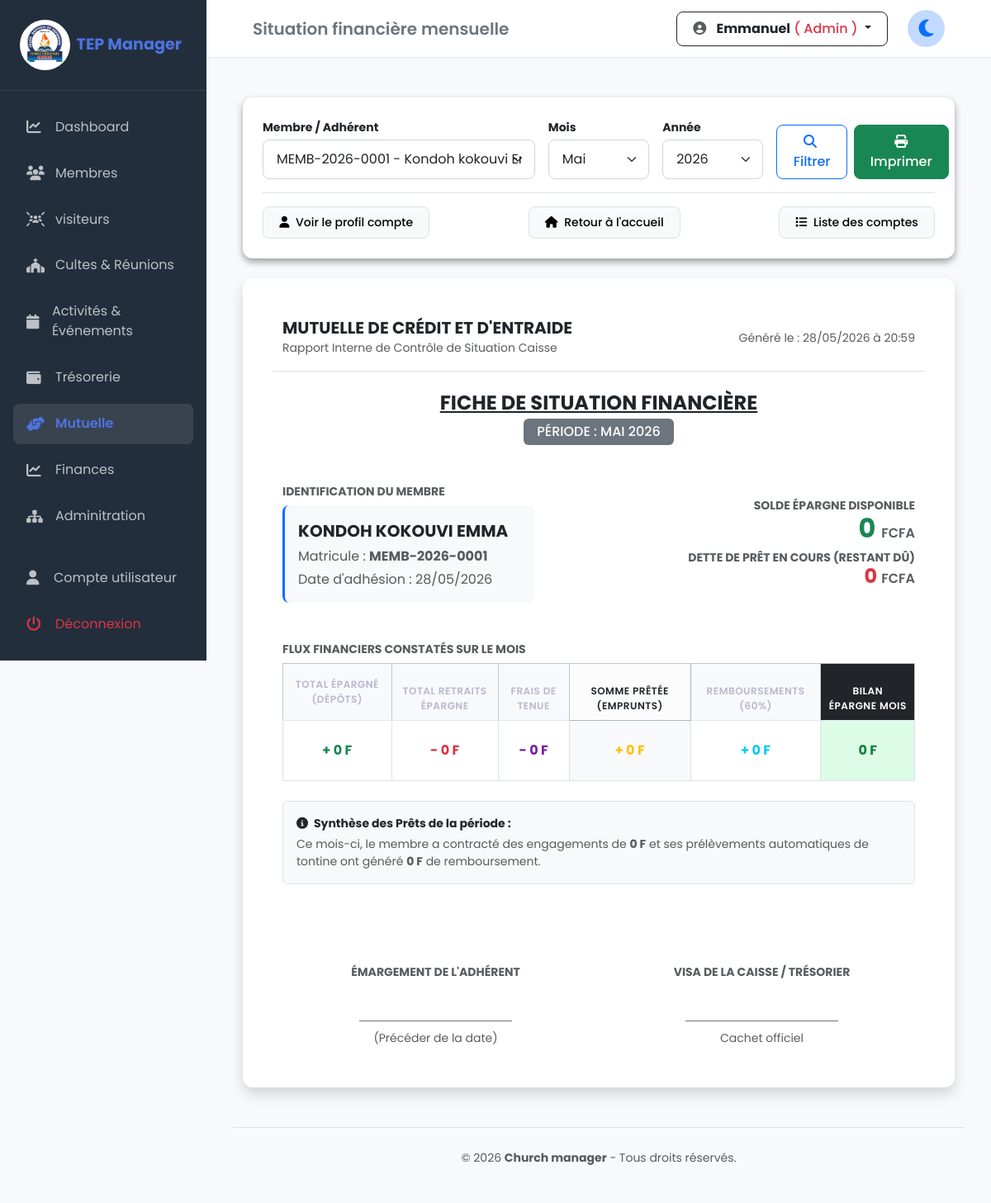
The app's page /mutuelle/fiche_mensuelle.php?compte_id=4 (signed in) with its own data.
### tables this page shows
CREATE TABLE IF NOT EXISTS `mutuelle_comptes` (
  `id` int NOT NULL AUTO_INCREMENT,
  `membre_id` int NOT NULL,
  `date_adhesion` date NOT NULL,
  `mise_journaliere` decimal(15,2) NOT NULL DEFAULT '0.00',
  `frais_tenue_mensuel` decimal(15,2) GENERATED ALWAYS AS ((`mise_journaliere` / 2)) STORED,
  `solde_tontine` decimal(15,2) DEFAULT '0.00',
  `solde_social` decimal(15,2) DEFAULT '0.00',
  `statut` enum('ACTIF','INACTIF','SUSPENDU') DEFAULT 'ACTIF',
  `created_at` timestamp NULL DEFAULT CURRENT_TIMESTAMP,
  PRIMARY KEY (`id`),
  UNIQUE KEY `unique_membre` (`membre_id`)
);

CREATE TABLE IF NOT EXISTS `membres` (
  `id` int NOT NULL AUTO_INCREMENT,
  `matricule` varchar(20) NOT NULL,
  `nom` varchar(100) NOT NULL,
  `prenoms` varchar(150) NOT NULL,
  `sexe` enum('Masculin','Feminin') NOT NULL,
  `date_naissance` date DEFAULT NULL,
  `lieu_naissance` varchar(100) DEFAULT NULL,
  `profession` varchar(100) DEFAULT NULL,
  `eglise_provenance` varchar(150) DEFAULT NULL,
  `date_arrivee` date DEFAULT NULL,
  `baptise` tinyint(1) DEFAULT '0',
  `date_bapteme` date DEFAULT NULL,
  `lieu_bapteme` varchar(150) DEFAULT NULL,
  `engagement_moral` tinyint(1) DEFAULT '0',
  `groupe_action` enum('Hommes','Femmes','Jeunesses','Enfants') DEFAULT NULL,
  `qualite` enum('Membre','Ami','Enfant') DEFAULT NULL,
  `statut_membre` enum('Actif','Inactif','Abandon','Depart') DEFAULT 'Actif',
  `telephone1` varchar(20) DEFAULT NULL,
  `telephone2` varchar(20) DEFAULT NULL,
  `email` varchar(100) DEFAULT NULL,
  `quartier` varchar(100) DEFAULT NULL,
  `situation_matrimoniale` enum('Marié(e)','Célibataire','Veuf(ve)','Divorcé(e)') DEFAULT 'Célibataire',
  `date_mariage` date DEFAULT NULL,
  `lieu_mariage` varchar(150) DEFAULT NULL,
  `nom_conjoint` varchar(200) DEFAULT NULL,
  `nombre_enfants` int DEFAULT '0',
  `photo` varchar(255) DEFAULT NULL,
  `commentaire` text,
  `date_enregistrement` timestamp NULL DEFAULT CURRENT_TIMESTAMP,
  `utilisateur_id` int DEFAULT NULL,
  PRIMARY KEY (`id`),
  UNIQUE KEY `matricule` (`matricule`),
  KEY `utilisateur_id` (`utilisateur_id`)
);

### mutuelle/fiche_mensuelle.php (the view, shortened to what this page needs)
<?php
require_once "../config/database.php";
$compte_id = isset($_GET['compte_id']) ? (int)$_GET['compte_id'] : null;
$mois = isset($_GET['mois']) ? (int)$_GET['mois'] : (int)date('m');
$annee = isset($_GET['annee']) ? (int)$_GET['annee'] : (int)date('Y');
$membre = null;
$statsMois = [
    'total_depot' => 0,
    'total_retrait' => 0,
    'total_frais_tenue' => 0,
    'total_rembourse' => 0,
    'total_prete' => 0
];
$soldeGlobal = 0;
$resteARembourserGlobal = 0;
$mois_fr = [
    1 => 'Janvier', 2 => 'Février', 3 => 'Mars', 4 => 'Avril', 5 => 'Mai', 6 => 'Juin',
    7 => 'Juillet', 8 => 'Août', 9 => 'Septembre', 10 => 'Octobre', 11 => 'Novembre', 12 => 'Décembre'
];
if ($compte_id) {
    $stmt = $pdo->prepare("SELECT m.*, c.date_adhesion, c.id as cid
                           FROM mutuelle_comptes c
                           JOIN membres m ON c.membre_id = m.id
                           WHERE c.id = ?");
    $stmt->execute([$compte_id]);
    $resMembre = $stmt->fetch();
    if ($resMembre) {
        $membre = $resMembre;
    }
    $sqlStats = "SELECT
        IFNULL(SUM(CASE WHEN type_operation = 'DEPOT' THEN montant ELSE 0 END), 0) as total_depot,
        IFNULL(SUM(CASE WHEN type_operation = 'RETRAIT' THEN montant ELSE 0 END), 0) as total_retrait,
        IFNULL(SUM(CASE WHEN type_operation = 'FRAIS_TENUE' THEN montant ELSE 0 END), 0) as total_frais_tenue,
        IFNULL(SUM(CASE WHEN type_operation = 'REMBOURSEMENT' THEN montant ELSE 0 END), 0) as total_rembourse,
        IFNULL(SUM(CASE WHEN type_operation = 'PRET' THEN montant ELSE 0 END), 0) as total_prete
        FROM mutuelle_operations
        WHERE compte_id = ? AND MONTH(date_op) = ? AND YEAR(date_op) = ?";
    $stmtStats = $pdo->prepare($sqlStats);
    $stmtStats->execute([$compte_id, $mois, $annee]);
    $resStats = $stmtStats->fetch();
    if ($resStats) {
        $statsMois = [
            'total_depot' => $resStats['total_depot'],
            'total_retrait' => $resStats['total_retrait'],
            'total_frais_tenue' => $resStats['total_frais_tenue'],
            'total_rembourse' => $resStats['total_rembourse'],
            'total_prete' => $resStats['total_prete']
        ];
    }
    $sqlGlobal = "SELECT
        IFNULL(SUM(CASE WHEN type_operation = 'DEPOT' THEN montant ELSE 0 END), 0) -
        IFNULL(SUM(CASE WHEN type_operation IN ('RETRAIT', 'FRAIS_TENUE') THEN montant ELSE 0 END), 0) as solde_total,
        (IFNULL(SUM(CASE WHEN type_operation = 'PRET' THEN montant ELSE 0 END), 0) -
         IFNULL(SUM(CASE WHEN type_operation = 'REMBOURSEMENT' THEN montant ELSE 0 END), 0)) as reste_a_rembourser
        FROM mutuelle_operations WHERE compte_id = ?";
    $stmtGlobal = $pdo->prepare($sqlGlobal);
    $stmtGlobal->execute([$compte_id]);
    $resGlobal = $stmtGlobal->fetch();
    if ($resGlobal) {
        $soldeGlobal = $resGlobal['solde_total'] ?? 0;
        $resteARembourserGlobal = $resGlobal['reste_a_rembourser'] ?? 0;
    }
}
$comptes = $pdo->query("SELECT c.id, m.matricule, m.nom, m.prenoms FROM mutuelle_comptes c JOIN membres m ON c.membre_id = m.id ORDER BY m.nom ASC")->fetchAll();
require_once '../includes/header.php';
?>
<div class="container mt-4 mb-5">
    <div class="card border-0 shadow-sm mb-4 no-print">
        <div class="card-body p-4">
            <form method="GET" class="row g-3 align-items-end">
                <div class="col-md-5">
                    <label class="small fw-bold mb-1">Membre / Adhérent</label>
                    <select name="compte_id" class="form-select select2" required>
                        <?php foreach($comptes as $c): ?>
                            <option value="<?= $c['id'] ?>" <?= $compte_id == $c['id'] ? 'selected' : '' ?>>
                                <?= htmlspecialchars($c['matricule'] . ' - ' . $c['nom'] . ' ' . $c['prenoms']) ?>
                            </option>
                        <?php endforeach; ?>
                    </select>
                </div>
                <div class="col-md-2">
                    <label class="small fw-bold mb-1">Mois</label>
                    <select name="mois" class="form-select">
                        <?php for($i=1; $i<=12; $i++): ?>
                            <option value="<?= $i ?>" <?= $mois == $i ? 'selected' : '' ?>><?= $mois_fr[$i] ?></option>
                        <?php endfor; ?>
                    </select>
                </div>
                <div class="col-md-2">
                    <label class="small fw-bold mb-1">Année</label>
                    <select name="annee" class="form-select">
                        <?php
                        $annee_courante = (int)date('Y');
                        for($i = $annee_courante - 2; $i <= $annee_courante + 2; $i++):
                        ?>
                            <option value="<?= $i ?>" <?= $annee == $i ? 'selected' : '' ?>><?= $i ?></option>
                        <?php endfor; ?>
                    </select>
                </div>
                <div class="col-md-3 d-flex gap-2">
                    <button type="submit" class="btn btn-outline-primary flex-grow-1"><i class="fa-solid fa-magnifying-glass me-1"></i> Filtrer</button>
                    <?php if ($compte_id && $membre): ?>
                        <a href="rapport_fiche_mensuelle.php?compte_id=<?= $compte_id ?>" class="btn btn-success"><i class="fa fa-print"></i> Imprimer</a>
                    <?php endif; ?>
                </div>
            </form>
            <div class="d-flex justify-content-between gap-4 mt-3 pt-3 border-top">
                <a href="profil_compte.php?id=<?= $compte_id ?>" class="btn btn-light btn-sm border <?= !$compte_id ? 'disabled' : '' ?>">
                    <i class="fa-solid fa-user me-1"></i> Voir le profil compte
                </a>
                <a href="index.php" class="btn btn-light btn-sm border">
                    <i class="fa-solid fa-house me-1"></i> Retour à l'accueil
                </a>
                <a href="membres_mutuelle.php" class="btn btn-light btn-sm border">
                    <i class="fa-solid fa-list me-1"></i> Liste des comptes
                </a>
            </div>
        </div>
    </div>
    <?php if ($compte_id && $membre): ?>
    <div class="card border-0 shadow p-5" id="printableArea">
        <div class="row border-bottom pb-3 mb-4 align-items-center">
            <div class="col-8">
                <h5 class="fw-bold text-dark m-0 text-uppercase">Mutuelle de Crédit et d'Entraide</h5>
                <small class="text-muted">Rapport Interne de Contrôle de Situation Caisse</small>
            </div>
            <div class="col-4 text-end">
                <small class="text-muted d-block">Généré le : <?= date('d/m/Y à H:i') ?></small>
            </div>
        </div>
        <div class="text-center mb-5">
            <h4 class="fw-bold text-uppercase mb-1 text-decoration-underline">Fiche de Situation Financière</h4>
            <span class="badge bg-secondary px-3 py-2 text-uppercase fs-6">Période : <?= $mois_fr[$mois] ?> <?= $annee ?></span>
        </div>
        <div class="row g-4 mb-5">
            <div class="col-5">
                <h6 class="text-uppercase text-muted fw-bold small mb-2">Identification du Membre</h6>
                <div class="p-3 bg-light rounded-3 border-start border-3 border-primary">
                    <p class="mb-1 text-dark fs-5 fw-bold text-uppercase"><?= htmlspecialchars($membre['nom'] . ' ' . $membre['prenoms']) ?></p>
                    <p class="mb-1 text-muted">Matricule : <b><?= htmlspecialchars($membre['matricule']) ?></b></p>
                    <p class="mb-0 text-muted">Date d'adhésion : <?= !empty($membre['date_adhesion']) ? date('d/m/Y', strtotime($membre['date_adhesion'])) : 'N/A' ?></p>
                </div>
            </div>
            <div class="col-7 text-end d-flex flex-column justify-content-center">
                <div class="mb-2">
                    <h6 class="text-uppercase text-muted fw-bold small mb-0">Solde Épargne Disponible</h6>
                    <h2 class="text-success fw-bold m-0" style="font-size: 2rem;"><?= number_format($soldeGlobal, 0, ',', ' ') ?> <small class="fs-6 fw-semibold text-muted">FCFA</small></h2>
                </div>
                <div>
                    <h6 class="text-uppercase text-muted fw-bold small mb-0">Dette de Prêt en cours (Restant Dû)</h6>
                    <h4 class="text-danger fw-bold m-0"><?= number_format($resteARembourserGlobal, 0, ',', ' ') ?> <small class="fs-6 fw-semibold text-muted">FCFA</small></h4>
                </div>
            </div>
        </div>
        <h6 class="text-uppercase text-muted fw-bold small mb-2">Flux financiers constatés sur le mois</h6>
        <div class="table-responsive mb-4">
            <table class="table table-bordered align-middle text-center mb-0">
                <thead class="table-light text-secondary small text-uppercase">
                    <tr>
                        <th class="py-3">Total Épargné (Dépôts)</th>
                        <th>Total Retraits Épargne</th>
                        <th>Frais de Tenue</th>
                        <th class="bg-light-subtle text-dark border-dark-subtle">Somme Prêtée (Emprunts)</th>
                        <th>Remboursements (60%)</th>
                        <th class="bg-dark text-white">Bilan Épargne Mois</th>
                    </tr>
                </thead>
                <tbody>
                    <tr>
                        <td class="py-4 text-success fw-bold fs-6">+ <?= number_format($statsMois['total_depot'], 0, ',', ' ') ?> F</td>
                        <td class="py-4 text-danger fw-bold fs-6">- <?= number_format($statsMois['total_retrait'], 0, ',', ' ') ?> F</td>
                        <td class="py-4 text-purple fw-bold fs-6" style="color: #7b1fa2;">- <?= number_format($statsMois['total_frais_tenue'], 0, ',', ' ') ?> F</td>
                        <td class="py-4 text-warning fw-bold fs-6 bg-light" style="color: #bc5100;">+ <?= number_format($statsMois['total_prete'], 0, ',', ' ') ?> F</td>
                        <td class="py-4 text-info fw-bold fs-6">+ <?= number_format($statsMois['total_rembourse'], 0, ',', ' ') ?> F</td>
                        <?php
                        $soldeMois = $statsMois['total_depot'] - ($statsMois['total_retrait'] + $statsMois['total_frais_tenue']);
                        ?>
                        <td class="py-4 fw-bold fs-6 <?= $soldeMois >= 0 ? 'bg-success-subtle text-success' : 'bg-danger-subtle text-danger' ?>">
                            <?= number_format($soldeMois, 0, ',', ' ') ?> F
                        </td>
                    </tr>
                </tbody>
            </table>
        </div>
        <div class="p-3 bg-light rounded border small mb-5">
            <span class="fw-bold text-dark d-block mb-1"><i class="fa fa-info-circle me-1"></i> Synthèse des Prêts de la période :</span>
            <span class="text-muted">
                Ce mois-ci, le membre a contracté des engagements de <b><?= number_format($statsMois['total_prete'], 0, ',', ' ') ?> F</b> et ses prélèvements automatiques de tontine ont généré <b><?= number_format($statsMois['total_rembourse'], 0, ',', ' ') ?> F</b> de remboursement.
            </span>
        </div>
        <div class="row text-center mt-5 signature-zone">
            <div class="col-6">
                <p class="small fw-bold text-uppercase text-muted mb-5">Émargement de l'adhérent</p>
                <div class="border-top w-50 mx-auto border-secondary pt-2"><small class="text-muted">(Précéder de la date)</small></div>
            </div>
            <div class="col-6">
                <p class="small fw-bold text-uppercase text-muted mb-5">Visa de la Caisse / Trésorier</p>
                <div class="border-top w-50 mx-auto border-secondary pt-2"><small class="text-muted">Cachet officiel</small></div>
            </div>
        </div>
    </div>
    <?php endif; ?>
</div>
<?php require_once '../includes/footer.php'; ?>

### assets/css/style.css (style rules this page uses)
:root { --primary-color: #4e73df; --secondary-color: #858796; --success-color: #1cc88a; --bg-light: #f8f9fc; --sidebar-bg: #222e3c; --sidebar-width: 250px; --topbar-height: 70px; --transition: all 0.3s ease; }
body { font-family: 'Poppins', sans-serif; background-color: var(--bg-light); color: #333; margin: 0; overflow-x: hidden; }
.card { border-radius: 12px; border: none; transition: transform 0.3s ease-in-out; }
.card.shadow-sm { box-shadow: 0 .25rem .5rem rgba(0,0,0,.375) !important; }
.table thead th { background-color: #f8f9fc; text-transform: uppercase; font-size: 0.75rem; letter-spacing: 0.5px; font-weight: 600; color: #b7b9cc; border-bottom: 1px solid #e3e6f0; }
.table tbody td { padding: 1rem 0.75rem; color: #5a5c69; }
.badge { padding: 0.5em 0.8em; font-weight: 500; }
.bg-success-subtle { background-color: #dcfce7 !important; color: #15803d !important; }
.btn { border-radius: 8px; padding: 0.5rem 1.2rem; gap : 2px; font-weight: 500; }
.form-control, .form-select { border-radius: 8px; padding: 0.7rem 1rem; border: 1px solid #d1d3e2; }

### includes/header.php (style rules this page uses)
body { transition: background-color 0.5s ease, color 0.5s ease; }

### records on screen
mutuelle_comptes: membre.prenoms "KONDOH KOKOUVI EMMA", membre.matricule "MEMB-2026-0001", date_adhesion "28/05/2026"

### other values on screen
$titre_barre "Situation financière mensuelle"
$_SESSION['user_nom'] "Emmanuel"
$_SESSION['user_role_nom'] "Admin"
$mois_fr[$mois] "MAI"
$annee "2026"
$soldeGlobal "0"
$resteARembourserGlobal "0"
$statsMois['total_depot'] "0"
$statsMois['total_retrait'] "0"
$statsMois['total_frais_tenue'] "0"
$statsMois['total_prete'] "0"
$statsMois['total_rembourse'] "0"
$soldeMois "0"
form field compte_id "MEMB-2026-0001 - Kondoh kokouvi Emma"
form field mois "Mai"
